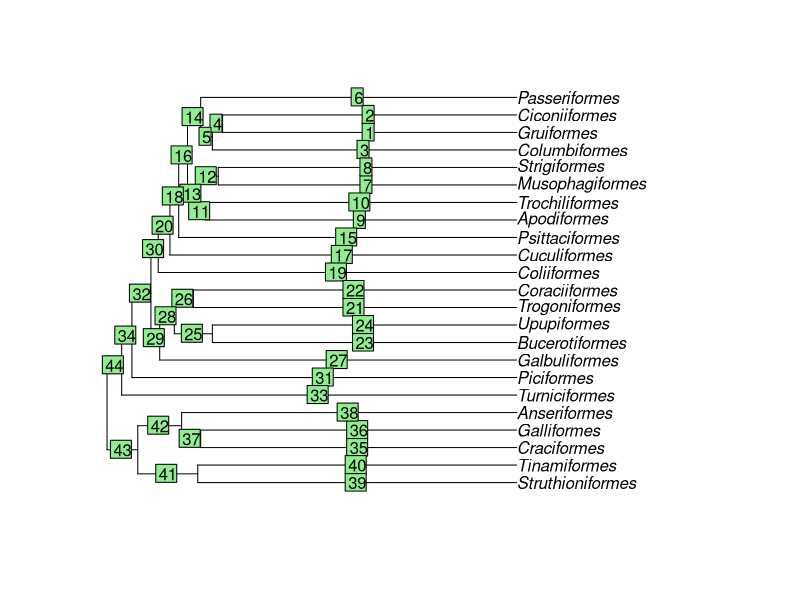
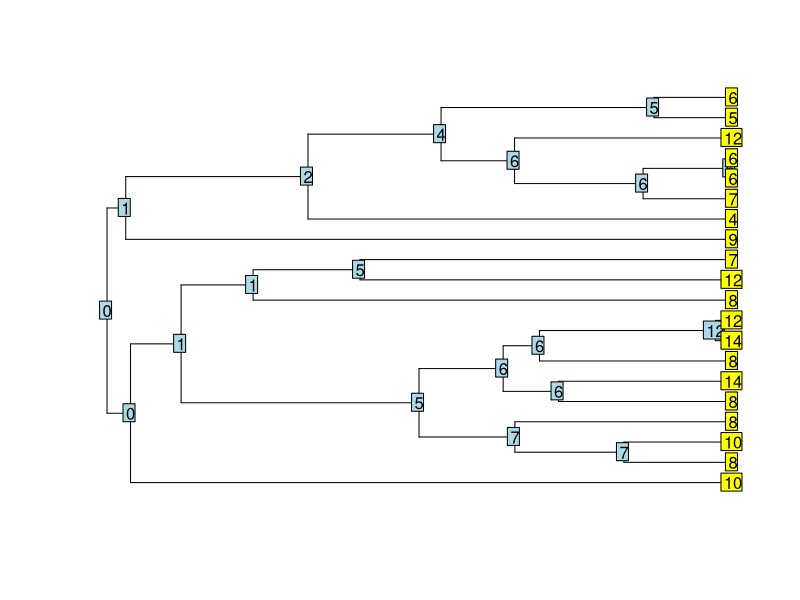

Source code (R) for these figures, in order:
library(ape)


### Name: rTraitCont
### Title: Continuous Character Simulation
### Aliases: rTraitCont
### Keywords: datagen

### ** Examples

data(bird.orders)
rTraitCont(bird.orders) # BM with sigma = 0.1
### OU model with two optima:
tr <- reorder(bird.orders, "postorder")
plot(tr)
edgelabels()
theta <- rep(0, Nedge(tr))
theta[c(1:4, 15:16, 23:24)] <- 2
## sensitive to 'alpha' and 'sigma':
rTraitCont(tr, "OU", theta = theta, alpha=.1, sigma=.01)
### an imaginary model with stasis 0.5 time unit after a node, then
### BM evolution with sigma = 0.1:
foo <- function(x, l) {
    if (l <= 0.5) return(x)
    x + (l - 0.5)*rnorm(1, 0, 0.1)
}
tr <- rcoal(20, br = runif)
rTraitCont(tr, foo, ancestor = TRUE)
### a cumulative Poisson process:
bar <- function(x, l) x + rpois(1, l)
(x <- rTraitCont(tr, bar, ancestor = TRUE))
plot(tr, show.tip.label = FALSE)
Y <- x[1:20]
A <- x[-(1:20)]
nodelabels(A)
tiplabels(Y)



